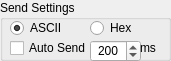
   <widget class="QGroupBox" name="groupBox_3">
    <property name="geometry">
     <rect>
      <x>10</x>
      <y>389</y>
      <width>171</width>
      <height>61</height>
     </rect>
    </property>
    <property name="title">
     <string>Send Settings</string>
    </property>
    <widget class="QCheckBox" name="CheckAutoRepeat">
     <property name="geometry">
      <rect>
       <x>10</x>
       <y>40</y>
       <width>81</width>
       <height>16</height>
      </rect>
     </property>
     <property name="text">
      <string>Auto Send</string>
     </property>
     <property name="checked">
      <bool>false</bool>
     </property>
    </widget>
    <widget class="QSpinBox" name="SpinMilliSeconds">
     <property name="geometry">
      <rect>
       <x>90</x>
       <y>40</y>
       <width>51</width>
       <height>22</height>
      </rect>
     </property>
     <property name="cursor">
      <cursorShape>PointingHandCursor</cursorShape>
     </property>
     <property name="alignment">
      <set>Qt::AlignCenter</set>
     </property>
     <property name="minimum">
      <number>80</number>
     </property>
     <property name="maximum">
      <number>10000</number>
     </property>
     <property name="singleStep">
      <number>10</number>
     </property>
     <property name="value">
      <number>200</number>
     </property>
    </widget>
    <widget class="QLabel" name="LabelMilliSeconds">
     <property name="geometry">
      <rect>
       <x>140</x>
       <y>40</y>
       <width>21</width>
       <height>16</height>
      </rect>
     </property>
     <property name="text">
      <string>ms</string>
     </property>
    </widget>
    <widget class="QRadioButton" name="RadioHexSend">
     <property name="geometry">
      <rect>
       <x>90</x>
       <y>20</y>
       <width>51</width>
       <height>16</height>
      </rect>
     </property>
     <property name="text">
      <string>Hex</string>
     </property>
    </widget>
    <widget class="QRadioButton" name="RadioAsciiSend">
     <property name="geometry">
      <rect>
       <x>10</x>
       <y>20</y>
       <width>89</width>
       <height>16</height>
      </rect>
     </property>
     <property name="text">
      <string>ASCII</string>
     </property>
     <property name="checked">
      <bool>true</bool>
     </property>
    </widget>
   </widget>
